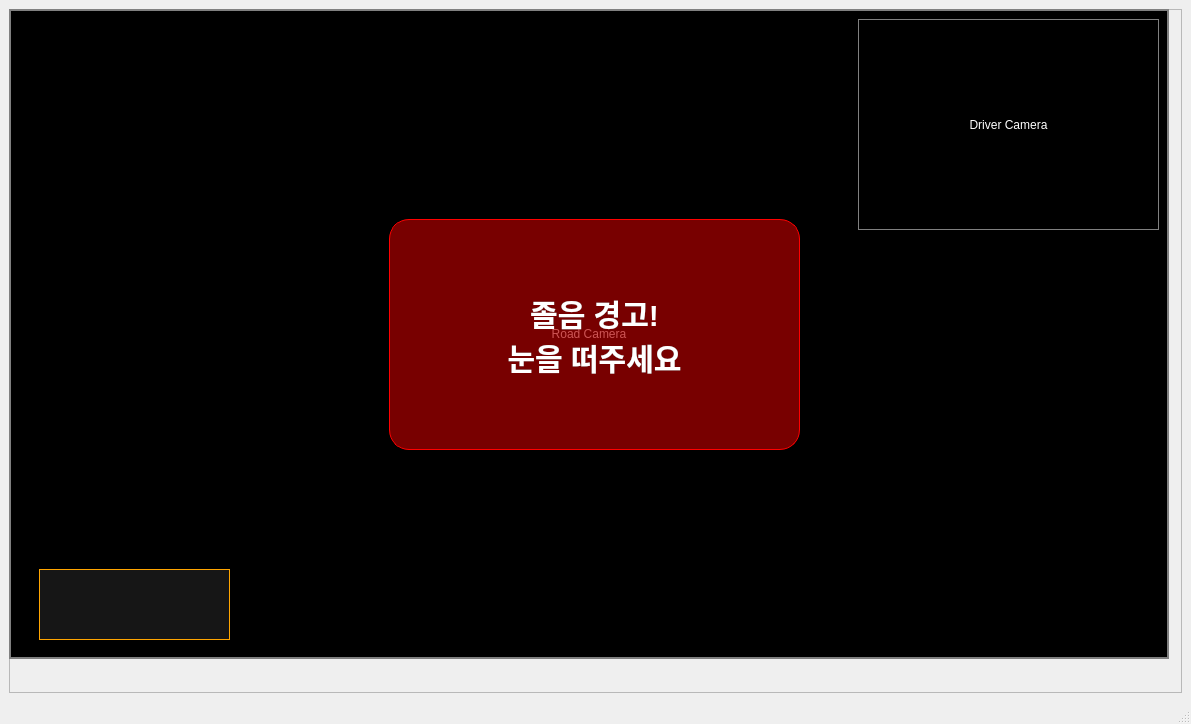
<?xml version="1.0" encoding="UTF-8"?>
<ui version="4.0">
 <class>MainWindow</class>
 <widget class="QMainWindow" name="MainWindow">
  <property name="geometry">
   <rect>
    <x>0</x>
    <y>0</y>
    <width>1191</width>
    <height>724</height>
   </rect>
  </property>
  <property name="windowTitle">
   <string>MainWindow</string>
  </property>
  <widget class="QWidget" name="centralwidget">
   <layout class="QVBoxLayout" name="verticalLayout">
    <item>
     <widget class="QFrame" name="cameraFrame">
      <property name="sizePolicy">
       <sizepolicy hsizetype="Expanding" vsizetype="Expanding">
        <horstretch>0</horstretch>
        <verstretch>0</verstretch>
       </sizepolicy>
      </property>
      <property name="frameShape">
       <enum>QFrame::StyledPanel</enum>
      </property>
      <property name="frameShadow">
       <enum>QFrame::Raised</enum>
      </property>
      <widget class="QLabel" name="lblRoadCamera">
       <property name="enabled">
        <bool>true</bool>
       </property>
       <property name="geometry">
        <rect>
         <x>0</x>
         <y>0</y>
         <width>1160</width>
         <height>650</height>
        </rect>
       </property>
       <property name="minimumSize">
        <size>
         <width>640</width>
         <height>480</height>
        </size>
       </property>
       <property name="styleSheet">
        <string notr="true">background-color: black;
color: white;
border: 2px solid gray;</string>
       </property>
       <property name="frameShape">
        <enum>QFrame::Box</enum>
       </property>
       <property name="text">
        <string>Road Camera</string>
       </property>
       <property name="alignment">
        <set>Qt::AlignCenter</set>
       </property>
      </widget>
      <widget class="QLabel" name="lblDriverCamera">
       <property name="geometry">
        <rect>
         <x>849</x>
         <y>10</y>
         <width>301</width>
         <height>211</height>
        </rect>
       </property>
       <property name="styleSheet">
        <string notr="true">background-color: black;
color: white;
border: 1px solid gray;</string>
       </property>
       <property name="frameShape">
        <enum>QFrame::Box</enum>
       </property>
       <property name="text">
        <string>Driver Camera</string>
       </property>
       <property name="alignment">
        <set>Qt::AlignCenter</set>
       </property>
      </widget>
      <widget class="QFrame" name="warningFrame">
       <property name="geometry">
        <rect>
         <x>380</x>
         <y>210</y>
         <width>411</width>
         <height>231</height>
        </rect>
       </property>
       <property name="styleSheet">
        <string notr="true">QFrame {
    background-color: rgba(180, 0, 0, 170);
    border: 1px solid red;
    border-radius: 20px;
}</string>
       </property>
       <property name="frameShape">
        <enum>QFrame::Box</enum>
       </property>
       <property name="frameShadow">
        <enum>QFrame::Raised</enum>
       </property>
       <layout class="QVBoxLayout" name="verticalLayout_2">
        <item>
         <widget class="QLabel" name="lblWarningText">
          <property name="styleSheet">
           <string notr="true">QLabel {
    background-color: transparent;
    border: none;
    color: white;
    font-size: 30px;
    font-weight: bold;
}</string>
          </property>
          <property name="text">
           <string>졸음 경고!
눈을 떠주세요</string>
          </property>
          <property name="alignment">
           <set>Qt::AlignCenter</set>
          </property>
         </widget>
        </item>
       </layout>
      </widget>
      <widget class="QPlainTextEdit" name="txtStmLog">
       <property name="geometry">
        <rect>
         <x>30</x>
         <y>560</y>
         <width>191</width>
         <height>71</height>
        </rect>
       </property>
       <property name="styleSheet">
        <string notr="true">QPlainTextEdit {
    background-color: rgba(30, 30, 30, 190);
    color: #ffb000;
    border: 1px solid orange;
    font-size: 14px;
}</string>
       </property>
       <property name="horizontalScrollBarPolicy">
        <enum>Qt::ScrollBarAlwaysOff</enum>
       </property>
       <property name="readOnly">
        <bool>true</bool>
       </property>
      </widget>
     </widget>
    </item>
   </layout>
  </widget>
  <widget class="QMenuBar" name="menubar">
   <property name="geometry">
    <rect>
     <x>0</x>
     <y>0</y>
     <width>1191</width>
     <height>21</height>
    </rect>
   </property>
  </widget>
  <widget class="QStatusBar" name="statusbar"/>
 </widget>
 <resources/>
 <connections/>
</ui>
